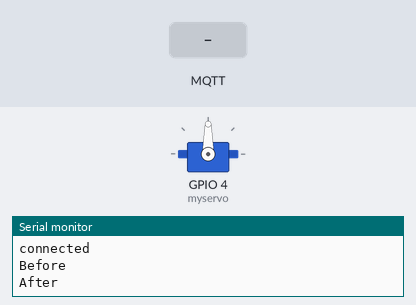
The sketch below on a simulated ESP32. Parts: servo, the last lines printed to the serial monitor. The inputs (shaded band) are chosen by the test bench. WiFi joins after 1.5 s; servers stay silent unless stated; no MQTT or app messages arrive unless stated.

Above: at 3.2 s.
3.3 s: MQTT message "On" arrives on the first subscribed topic
At 4.2 s:
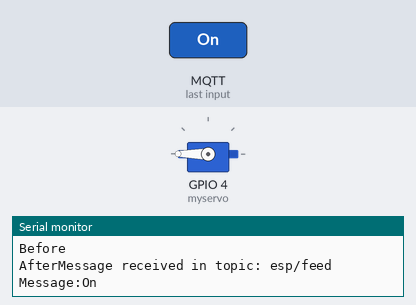
At 5.7 s:
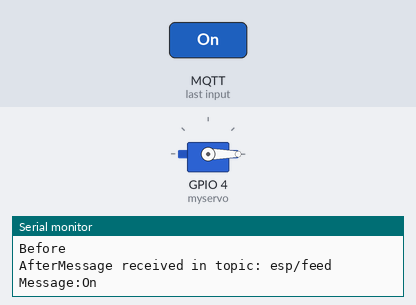
Timing chart, 0 to 12.3 s (numbered marks = the images above; inputs shaded):
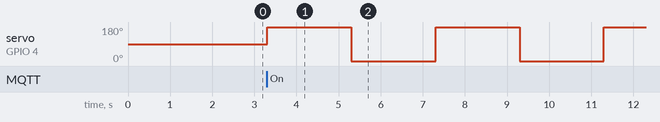

Measured:
- after the input at 3.3 s, servo on GPIO 4 (myservo): alternates 180° for 2.0 s and 0° for 2.0 s, starting at once

The sketch:

FISH_FEEDER.ino
```cpp
#include <WiFi.h>
#include <PubSubClient.h>
#include <ESP32Servo.h>

Servo myservo;

const char* ssid = "iot1";
const char* password = "iot123456";
const char* mqtt_server = "broker.emqx.io";
const int mqtt_port = 1883;

WiFiClient esp1234;
PubSubClient client(esp1234);

void setup() {
  Serial.begin(115200);
  WiFi.begin(ssid, password);
  Serial.print(WiFi.status());
  Serial.println(WiFi.SSID());
  myservo.attach(4);

  while (WiFi.status() != WL_CONNECTED) {
    delay(1000);
    Serial.println("Connecting to WiFi..");
  }
  Serial.print("Connected to WiFi :");
  Serial.println(WiFi.SSID());

  client.setServer(mqtt_server, mqtt_port);
  client.setCallback(MQTTcallback);
  while (!client.connected()) {
    Serial.println("Connecting to MQTT...");
    if (client.connect("iot62815")) {
      Serial.println("connected");
    } else {
      Serial.print("failed with state ");
      Serial.println(client.state());
      delay(2000);
    }
  }
  Serial.println("Before");
  client.subscribe("esp/feed");
  Serial.print("After");
}

void MQTTcallback(char* topic, byte* payload, unsigned int length) {
  Serial.print("Message received in topic: ");
  Serial.println(topic);
  Serial.print("Message:");
  String message;
  for (int i = 0; i < length; i++) {
    message += (char)payload[i];
  }
  Serial.println(message);

  if (message == "On") {
    // Servo control logic
    int i = 0;
    int second = 4;
    while (i < 4) {
      client.publish("esp/fst", "Feeding ");
      myservo.write(180);
      delay(2000);
      myservo.write(0);
      delay(2000);
      i++;
    }
    client.publish("esp/fst", "Finished");
  } else if (message == "Off") {
    myservo.write(0);
  }
}

void loop() {

  client.loop(); // Process MQTT client

}
```
